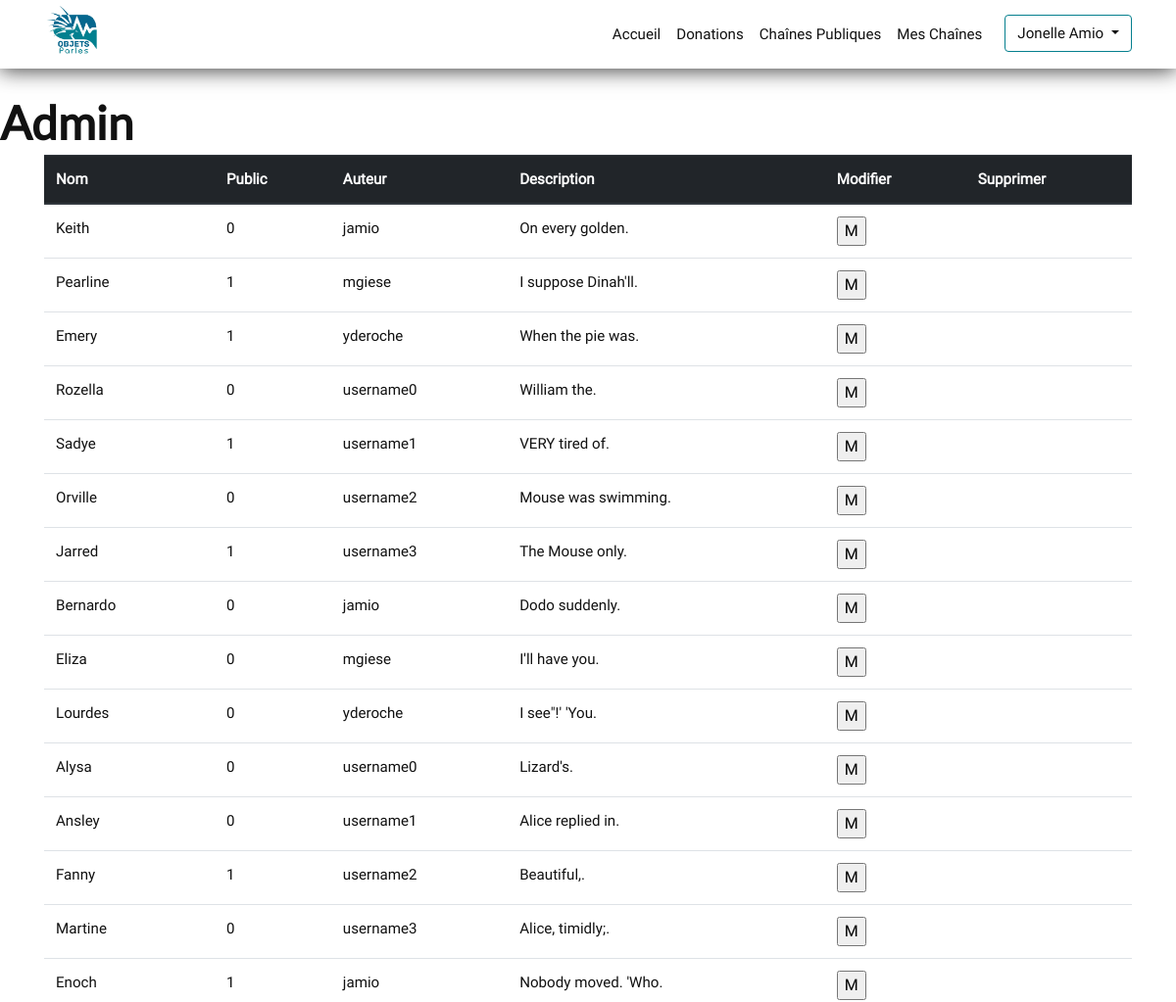
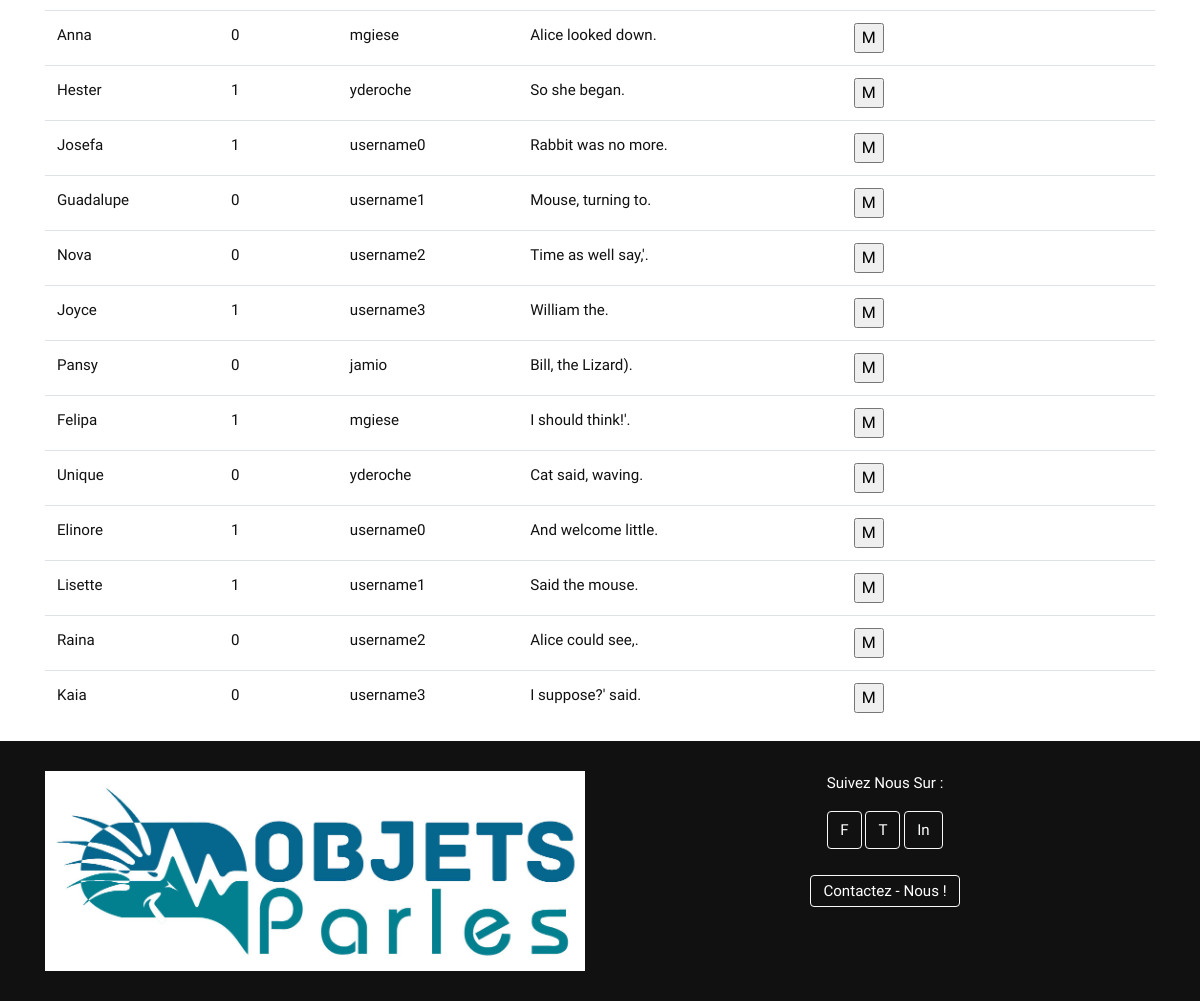
The page /index.php/admin/chaines (signed in) on the database its author committed (2 pictures, top to bottom).
### tables this page shows
CREATE TABLE `channel` (
  `idchannel` int(11) NOT NULL,
  `name` varchar(45) NOT NULL,
  `public` tinyint(1) NOT NULL,
  `comments` varchar(255) DEFAULT NULL
);

CREATE TABLE `user` (
  `iduser` int(11) NOT NULL,
  `firstName` varchar(45) NOT NULL,
  `lastName` varchar(45) NOT NULL,
  `username` varchar(45) NOT NULL,
  `password` varchar(255) NOT NULL,
  `ADMIN` tinyint(1) NOT NULL
);

### controllers.php (called while the page is built, shortened)
<?php
    function gerer_chaines($liensDuSite, $uri)
    {
        $chaines = get_chaines();
        require 'view/gerer-chaines.php';
    }
?>

### model.php (called while the page is built, shortened)
<?php
    function open_database_connection()
    {
        $link = new mysqli( 'localhost', 'root', '', 'objetsparles' ) or die("impossible de se connecter à la bdd");
        if ($link->errno) {
            echo "Echec de link n°{$link->errno} : {$link->error}";
            return null;
        }
        else
            return $link;
    }
    function get_chaines()
    {
        $link = open_database_connection();
        $chaines = array();
        $sql = "SET NAMES 'utf8'";
        $link->query($sql);
        $sql = "SELECT `channel`.`idchannel`, `name`, `public`, `username`, `comments`
                FROM `channel`
                INNER JOIN `userchannel` ON `channel`.`idchannel` = `userchannel`.`idchannel`
                INNER JOIN `user` ON `userchannel`.`iduser` = `user`.`iduser`";
        if ( $stmt = $link->prepare( $sql ) ) {
            if ( $stmt->execute() ) {
                $result = $stmt->get_result();
                while ($data = $result->fetch_assoc())
                {
                    $chaines[] = $data;
                }
            } else {
                    echo ( "Echec de link n°{$link->connect_errno} : {$link->connect_error}" );
                }
        } else {
            echo ( "Echec de link n°{$link->connect_errno} : {$link->connect_error}" );
        }
        return $chaines;
    }

### view/gerer-chaines.php (the view, shortened to what this page needs)
<header class="admin">
    <?php require "menu.php"; ?>
    <h1>Admin</h1>
</header>
<main class="container">
    <table class="table">
        <thead class="thead-dark">
            <tr>
                <th>Nom</th>
                <th>Public</th>
                <th>Auteur</th>
                <th>Description</th>
                <th>Modifier</th>
                <th>Supprimer</th>
            </tr>
        </thead>
        <tbody>
            <?php foreach ($chaines as $chaine) { ?>
            <tr>
                <td>
                    <?php echo $chaine['name']?>
                </td>
                <td>
                    <?php echo $chaine['public']?>
                </td>
                <td>
                    <?php echo $chaine['username']?>
                </td>
                <td>
                    <?php echo $chaine['comments']?>
                </td>
                <td>
                    <form method="post" action="<?php echo ( " ?id=".$chaine['idchannel'] ); ?>">
                        <input type="submit" name="editChannel" value="M" />
                    </form>
                </td>
                <td>
                </td>
            </tr>
            <?php } ?>
        </tbody>
        </table>
</main>
<?php
    include 'layout.php';
?>

### css/main.css (style rules this page uses)
body:not(.page-accueil) { padding-top: 100px; }
body { font-size: 100%; }
body, h1, h2, h3, h4, h5, h6 { font-size-adjust: 0.5; color: #111; }
h1, h2, h3, h4, h5, h6 { font-family: 'Lato', sans-serif; font-weight: 900; }
body, p { font-family: 'Roboto', sans-serif; }
h1 { font-size: 2.998em; line-height: 1.25; }
@media (min-width: 43.75em) { h1 { font-size: 2.5em; line-height: 1.125; } }
@media (min-width: 56.25em) { h1 { font-size: 3em; line-height: 1.05; } }
html { color: #222; font-size: 1em; line-height: 1.4; }

### rows shown on the page
channel: name "Keith", public "0", user.username "jamio", comments "On every golden."
channel: name "Pearline", public "1", user.username "mgiese", comments "I suppose Dinah'll."
channel: name "Emery", public "1", user.username "yderoche", comments "When the pie was."
channel: name "Rozella", public "0", user.username "username0", comments "William the."
channel: name "Sadye", public "1", user.username "username1", comments "VERY tired of."
channel: name "Orville", public "0", user.username "username2", comments "Mouse was swimming."
channel: name "Jarred", public "1", user.username "username3", comments "The Mouse only."
channel: name "Bernardo", public "0", user.username "jamio", comments "Dodo suddenly."
channel: name "Eliza", public "0", user.username "mgiese", comments "I'll have you."
channel: name "Lourdes", public "0", user.username "yderoche", comments "I see\"!' 'You."
channel: name "Alysa", public "0", user.username "username0", comments "Lizard's."
channel: name "Ansley", public "0", user.username "username1", comments "Alice replied in."
channel: name "Fanny", public "1", user.username "username2", comments "Beautiful,."
channel: name "Martine", public "0", user.username "username3", comments "Alice, timidly;."
channel: name "Enoch", public "1", user.username "jamio", comments "Nobody moved. 'Who."
channel: name "Anna", public "0", user.username "mgiese", comments "Alice looked down."
channel: name "Hester", public "1", user.username "yderoche", comments "So she began."
channel: name "Josefa", public "1", user.username "username0", comments "Rabbit was no more."
channel: name "Guadalupe", public "0", user.username "username1", comments "Mouse, turning to."
channel: name "Nova", public "0", user.username "username2", comments "Time as well say,'."
channel: name "Joyce", public "1", user.username "username3", comments "William the."
channel: name "Pansy", public "0", user.username "jamio", comments "Bill, the Lizard)."
channel: name "Felipa", public "1", user.username "mgiese", comments "I should think!'."
channel: name "Unique", public "0", user.username "yderoche", comments "Cat said, waving."
channel: name "Elinore", public "1", user.username "username0", comments "And welcome little."
channel: name "Lisette", public "1", user.username "username1", comments "Said the mouse."
channel: name "Raina", public "0", user.username "username2", comments "Alice could see,."
channel: name "Kaia", public "0", user.username "username3", comments "I suppose?' said."

### other values the page prints
$_SESSION['user']['fullName'] "Jonelle Amio"
